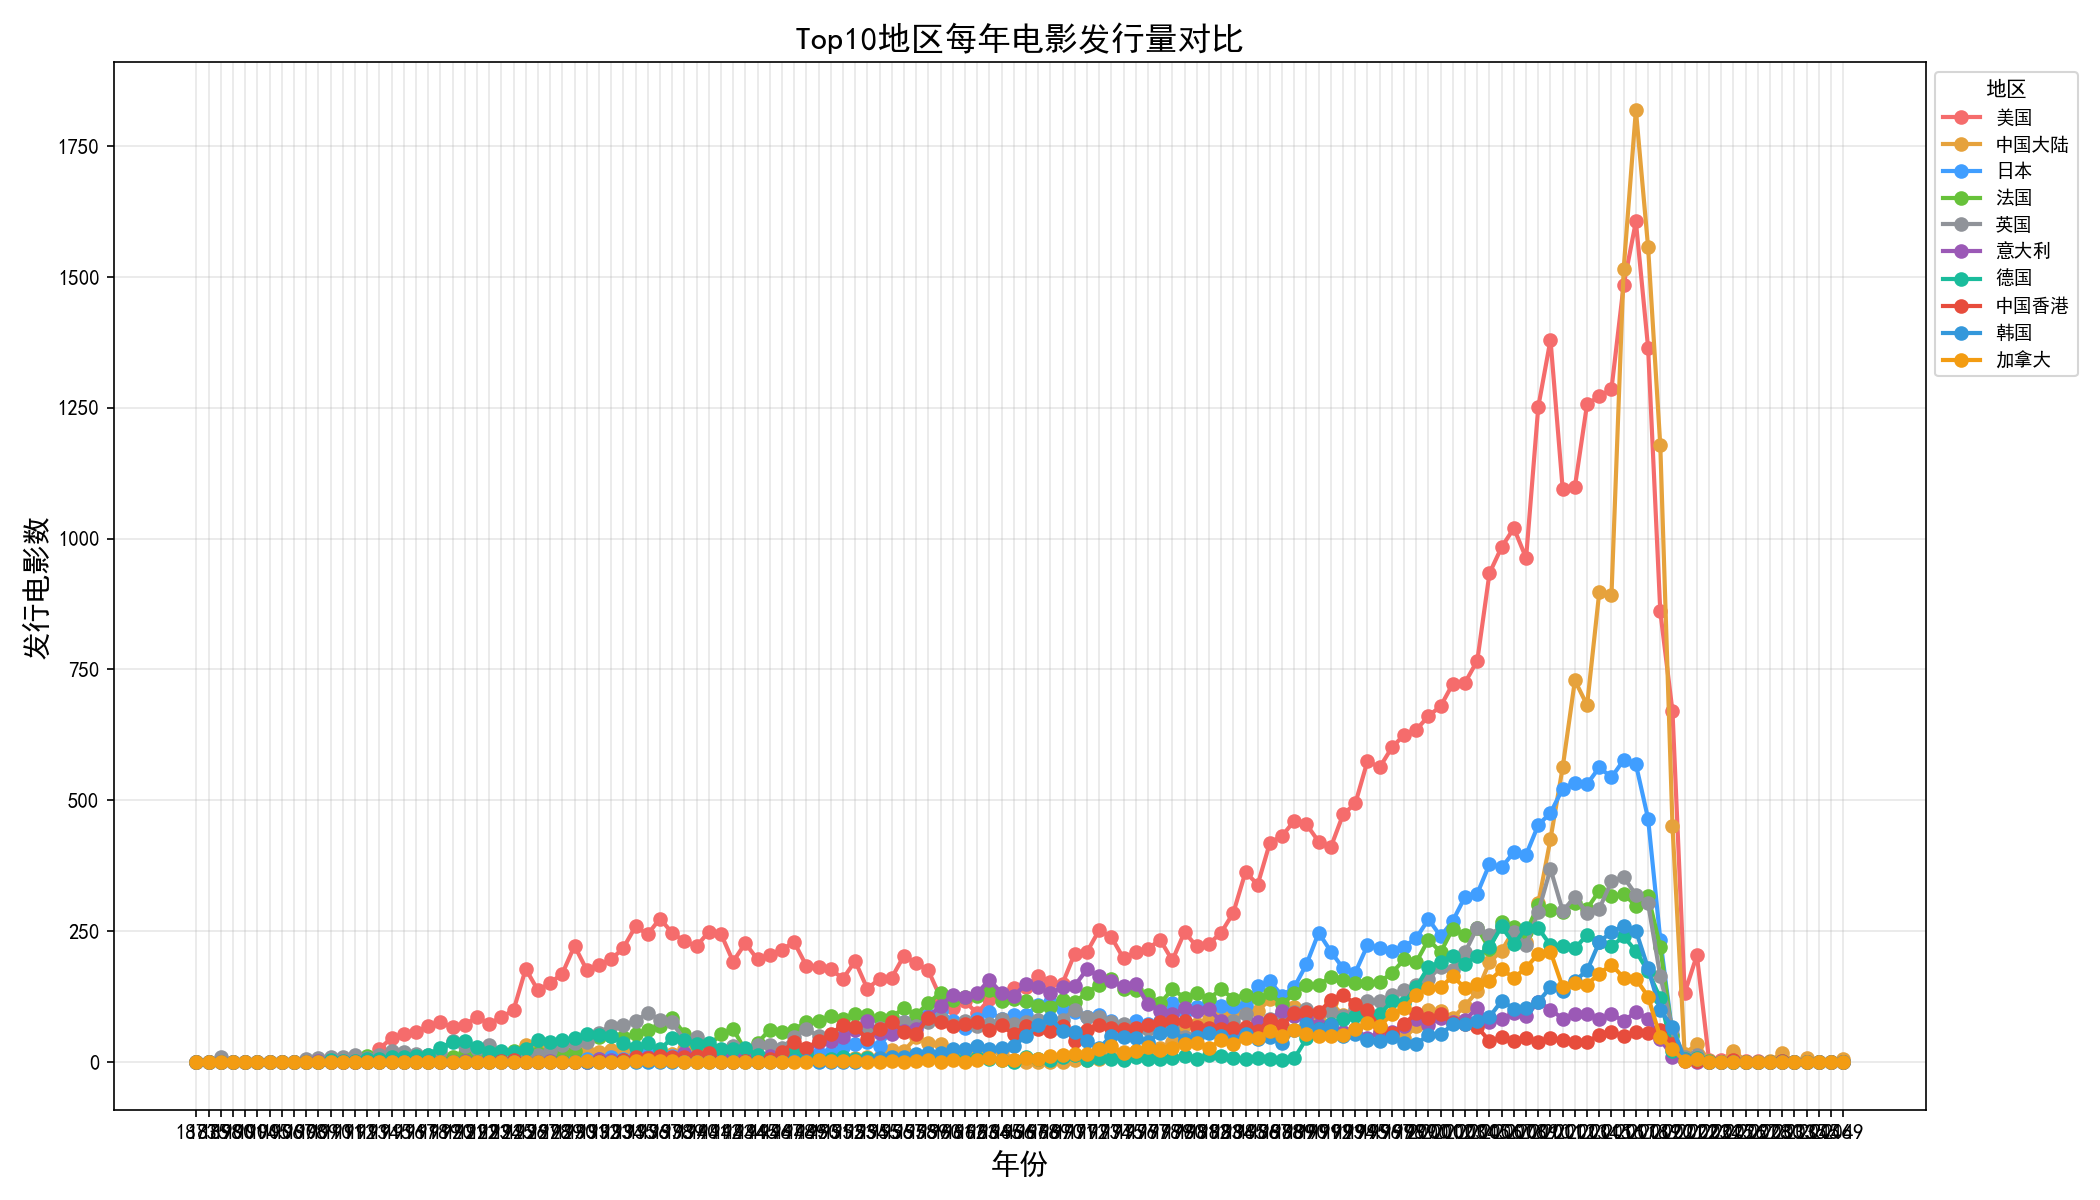

Recreate this plot in Python.
from pyspark.sql import SparkSession
from pyspark.sql.functions import col, split, explode, count, desc, trim, sum as spark_sum
import matplotlib
matplotlib.use('Agg')
import matplotlib.pyplot as plt
import json
import mysql.connector

plt.rcParams['font.sans-serif'] = ['SimHei']
plt.rcParams['axes.unicode_minus'] = False

spark = SparkSession.builder \
    .appName("YearRegionComparison") \
    .master("local[*]") \
    .config("spark.driver.extraClassPath", "./mysql-connector-java-8.0.23.jar") \
    .getOrCreate()

movies = spark.read.option("header", True).csv("./data/movie/clean/movies")

region_year_df = movies.withColumn("region", explode(split(col("REGIONS"), "/"))) \
    .filter(col("region") != "") \
    .withColumn("region", trim(col("region"))) \
    .filter(col("YEAR_INT").cast("int") > 0)

year_region_counts = region_year_df.groupBy("YEAR_INT", "region") \
    .agg(count("MOVIE_ID").alias("count"))

top_regions = region_year_df.groupBy("region").count().orderBy(desc("count")).limit(10)
top_region_list = [row.region for row in top_regions.collect()]
print(f"Top10地区: {top_region_list}")

filtered = year_region_counts.filter(col("region").isin(top_region_list))

pivot_df = filtered.groupBy("YEAR_INT").pivot("region").sum("count").fillna(0).orderBy("YEAR_INT")
pivot_df.show(50)

# 使用collect代替toPandas，避免Windows下Python worker超时
pivot_rows = pivot_df.collect()
years = [row["YEAR_INT"] for row in pivot_rows]
region_data_map = {}
for region in top_region_list:
    region_data_map[region] = [row[region] for row in pivot_rows]

# 绘制折线图
fig, ax = plt.subplots(figsize=(14, 8))
colors = ['#f56c6c', '#e6a23c', '#409eff', '#67c23a', '#909399', '#9b59b6', '#1abc9c', '#e74c3c', '#3498db', '#f39c12']
for i, region in enumerate(top_region_list):
    ax.plot(years, region_data_map[region], marker='o', linewidth=2, 
            label=region, color=colors[i % len(colors)])
ax.set_xlabel("年份", fontsize=14)
ax.set_ylabel("发行电影数", fontsize=14)
ax.set_title("Top10地区每年电影发行量对比", fontsize=16)
ax.legend(title="地区", fontsize=9, loc='upper left', bbox_to_anchor=(1, 1))
ax.grid(alpha=0.3)
plt.tight_layout()
plt.savefig("year_region_comparison.png", dpi=150)
print("折线图已保存为 year_region_comparison.png")

# 构建入库数据并直接用mysql-connector写入
print("正在构建入库数据...")
conn = mysql.connector.connect(
    host="localhost",
    user="root",
    password="M20054921",
    database="movie_db"
)
cursor = conn.cursor()

# 清除旧数据
cursor.execute("DELETE FROM movie_stats WHERE stat_type = 'year_region_comparison'")
conn.commit()

insert_sql = """INSERT INTO movie_stats (stat_type, stat_key, stat_value, stat_count, stat_percentage, extra_data) 
                VALUES (%s, %s, %s, %s, %s, %s)"""

for region in top_region_list:
    region_data = year_region_counts.filter(col("region") == region)
    total_count = region_data.agg(spark_sum("count").alias("total")).collect()[0]["total"] or 0
    
    year_counts = {}
    for row in region_data.collect():
        year_counts[str(row["YEAR_INT"])] = int(row["count"])
    
    extra_json_str = json.dumps(year_counts, ensure_ascii=False) if year_counts else "{}"
    
    cursor.execute(insert_sql, (
        "year_region_comparison",
        region,
        "",
        int(total_count),
        None,
        extra_json_str
    ))

conn.commit()
print(f"数据已保存到MySQL movie_stats表 (stat_type=year_region_comparison), 共 {cursor.rowcount} 条记录")

# 查询验证
cursor.execute("SELECT stat_key, stat_count FROM movie_stats WHERE stat_type = 'year_region_comparison' ORDER BY stat_count DESC")
for row in cursor.fetchall():
    print(f"  {row[0]}: {row[1]}")

cursor.close()
conn.close()

spark.stop()
